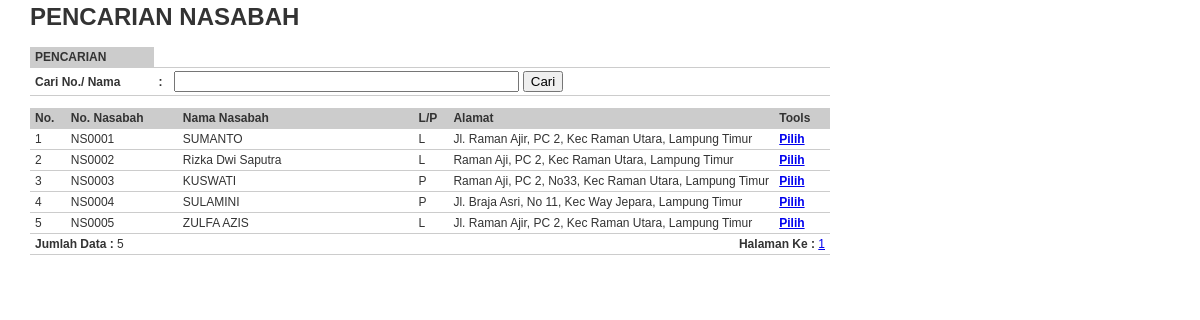
Page /simpanan/nasabah_cari.php on the committed database.
### tables this page shows
CREATE TABLE `nasabah` (
  `no_nasabah` char(6) NOT NULL,
  `nm_nasabah` varchar(100) NOT NULL,
  `kelamin` enum('L','P') NOT NULL,
  `agama` varchar(20) NOT NULL,
  `tanggal_lahir` date NOT NULL,
  `tempat_lahir` varchar(100) NOT NULL,
  `alamat` varchar(100) NOT NULL,
  `no_telepon` varchar(20) NOT NULL,
  `foto` varchar(100) NOT NULL,
  `status_kawin` enum('Kawin','Belum Kawin') NOT NULL DEFAULT 'Belum Kawin',
  `nama_pasangan` varchar(100) NOT NULL,
  `jenis_pekerjaan` varchar(100) NOT NULL
);

### simpanan/nasabah_cari.php (the view, shortened to what this page needs)
<?php
include_once "../library/inc.connection.php";
$pencarianSQL	= "";
$keyWord		= isset($_GET['keyWord']) ? $_GET['keyWord'] : '';
$dataKataKunci 	= isset($_POST['txtKataKunci']) ? $_POST['txtKataKunci'] : $keyWord;
$baris 		= 50;
$halaman 	= isset($_GET['hal']) ? $_GET['hal'] : 0;
$pageSql 	= "SELECT * FROM nasabah $pencarianSQL";
$pageQry 	= mysql_query($pageSql, $koneksidb) or die ("Error: ".mysql_error());
$jmlData	= mysql_num_rows($pageQry);
$maksData	= ceil($jmlData/$baris);
?>
<html xmlns="http://www.w3.org/1999/xhtml">
<head>
<link href="../styles/style.css" rel="stylesheet" type="text/css">
</head>
<body>
<h1> PENCARIAN NASABAH</h1>
<form action="<?php $_SERVER['PHP_SELF']; ?>" method="post" name="form1" target="_self">
  <table class="table-list" width="800" border="0" cellspacing="2" cellpadding="3">
    <tr>
      <td width="114" bgcolor="#CCCCCC"><strong>PENCARIAN</strong></td>
      <td width="6">&nbsp;</td>
      <td width="654">&nbsp;</td>
    </tr>
    <tr>
      <td><strong>Cari No./ Nama </strong></td>
      <td><strong>:</strong></td>
      <td><input name="txtKataKunci" type="text" id="txtKataKunci" value="<?php echo $dataKataKunci; ?>" size="40" maxlength="80">
      <input name="btnCari" type="submit" id="btnCari" value="Cari"></td>
    </tr>
  </table>
</form>
<table class="table-list" width="800" border="0" cellspacing="2" cellpadding="3">
  <tr>
    <td width="26" bgcolor="#CCCCCC"><strong>No.</strong></td>
    <td width="103" bgcolor="#CCCCCC"><strong>No. Nasabah </strong></td>
    <td width="229" bgcolor="#CCCCCC"><strong>Nama Nasabah </strong></td>
    <td width="25" bgcolor="#CCCCCC"><strong>L/P</strong></td>
    <td width="321" bgcolor="#CCCCCC"><strong>Alamat</strong></td>
    <td width="46" bgcolor="#CCCCCC"><strong>Tools</strong></td>
  </tr>
<?php
$mySql = "SELECT * FROM nasabah $pencarianSQL ORDER BY no_nasabah ASC LIMIT $halaman, $baris";
$myQry = mysql_query($mySql, $koneksidb)  or die ("Query salah : ".mysql_error());
$nomor  = 0;
while ($myData = mysql_fetch_array($myQry)) {
	$nomor++;
?>
  <tr>
    <td> <?php echo $nomor; ?> </td>
    <td> <?php echo $myData['no_nasabah']; ?> </td>
    <td> <?php echo $myData['nm_nasabah']; ?> </td>
    <td> <?php echo $myData['kelamin']; ?> </td>
    <td> <?php echo $myData['alamat']; ?> </td>
    <td>
	<a href="#" onClick="window.opener.document.getElementById('txtKodeNas').value = '<?php echo $myData['no_nasabah']; ?>';
						 window.opener.document.getElementById('txtNamaNas').value = '<?php echo $myData['nm_nasabah']; ?>';
						 window.close();"> <b>Pilih </b> </a>  </td>
  </tr>
<?php } ?>
  <tr>
    <td colspan="3"><strong>Jumlah Data : </strong> <?php echo $jmlData; ?> </td>
    <td colspan="3" align="right"><strong>Halaman Ke : </strong>
	<?php
	for ($h = 1; $h <= $maksData; $h++) {
		$list[$h] = $baris * $h - $baris;
		echo " <a href='nasabah_cari.php?hal=$list[$h]&keyWord=$dataKataKunci'>$h</a> ";
	}
	?>
	</td>
  </tr>
</table>
</body>
</html>

### styles/style.css (style rules this page uses)
body { margin:0px auto 0px; padding:3px; font-family:"Arial"; font-size:12px; color:#333; width:95%; background-position:top; background-color:#fff; }
.table-list { clear: both; text-align: left; border-collapse: collapse; margin: 0px 0px 10px 0px; background:#fff; }
.table-list td { color: #333; font-size:12px; border-color: #fff; border-collapse: collapse; vertical-align: center; padding: 3px 5px; border-bottom:1px #CCCCCC solid; }

### rows in the picture
nasabah: no_nasabah "NS0001", nm_nasabah "SUMANTO", kelamin "L", alamat "Jl. Raman Ajir, PC 2, Kec Raman Utara, Lampung Timur"
nasabah: no_nasabah "NS0002", nm_nasabah "Rizka Dwi Saputra", kelamin "L", alamat "Raman Aji, PC 2, Kec Raman Utara, Lampung Timur"
nasabah: no_nasabah "NS0003", nm_nasabah "KUSWATI", kelamin "P", alamat "Raman Aji, PC 2, No33, Kec Raman Utara, Lampung Timur"
nasabah: no_nasabah "NS0004", nm_nasabah "SULAMINI", kelamin "P", alamat "Jl. Braja Asri, No 11, Kec Way Jepara, Lampung Timur"
nasabah: no_nasabah "NS0005", nm_nasabah "ZULFA AZIS", kelamin "L", alamat "Jl. Raman Ajir, PC 2, Kec Raman Utara, Lampung Timur"

### other values in the picture
$jmlData "5"
